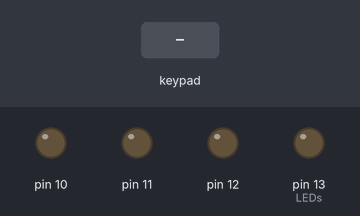
Simulated run of this sketch. Board: Arduino Uno, built with avr-gcc and run on an emulated ATmega328P. Parts: output pins drawn as LEDs (lit = HIGH). Wiring (inferred from the names in the program): 4×3 keypad with keys 1 2 3 4 5 6 7 8 9 * 0 #: rows pin 3, pin 4, pin 5, pin 6; columns pin 7, pin 8, pin 9. The inputs (shaded band) are chosen by the test bench. Pins used as bus, display or sensor lines are not drawn.

Above: at 1.2 s.
1.3 s: key '2' pressed
At 1.4 s:
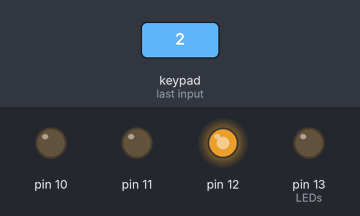
3.0 s: keypad keys 2 5 pressed 0.4 s apart
At 3.5 s:
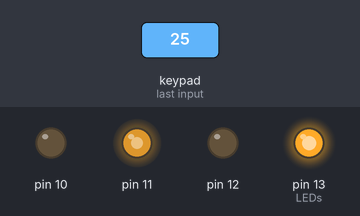
6.0 s: key '3' pressed
At 7.2 s:
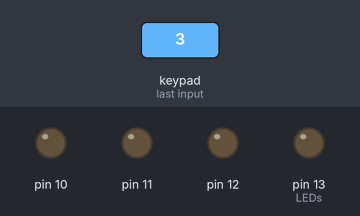
7.6 s: key '4' pressed
At 7.7 s:
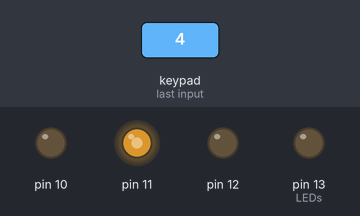
9.1 s: key '5' pressed
At 10.3 s:
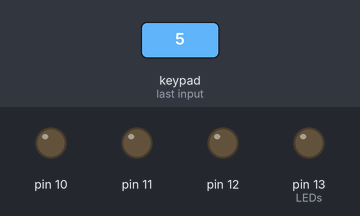
10.6 s: key '6' pressed
At 10.7 s:
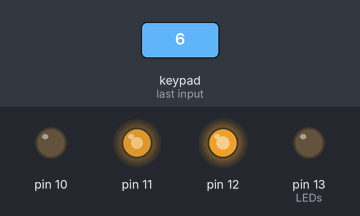
Timing chart, 0 to 13.3 s (numbered marks = the images above; inputs shaded):
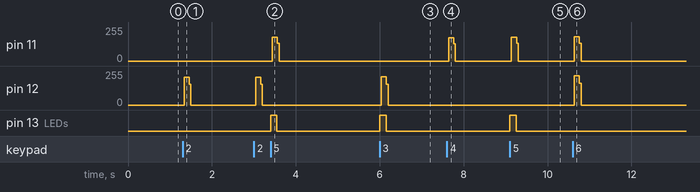

The sketch:

key_input.ino
```cpp
int R1=3,R2=4,R3=5,R4=6,C1=7,C2=8,C3=9;
int rows[]={R1,R2,R3,R4};
int columns[]={C1,C2,C3};
int keys[4][3]={{1,2,3},{4,5,6},{7,8,9},{'*',0,'#'}};
void setup() {
  // put your setup code here, to run once:
  pinMode (R1,OUTPUT);pinMode (R2,OUTPUT);pinMode (R3,OUTPUT);pinMode (R4,OUTPUT); // rows
  pinMode (C1,INPUT);pinMode (C2,INPUT);pinMode (C3,INPUT); // columns
  pinMode(10,OUTPUT);pinMode(11,OUTPUT);pinMode(12,OUTPUT);pinMode(13,OUTPUT); //LEDs

}
void loop() {
  // put your main code here, to run repeatedly:
  led(); //calling the led function repeatedly
}
int keyInput() {
    //Scanning the keypad repeatedly to check whether a key is pressed
    for (int r=0; r<=3; r++){ // set all row pins to HIGH
      digitalWrite(rows[r],HIGH);
    }
    for (int r=0; r<=3; r++){
       digitalWrite(rows[r],LOW); // set the current row pin to LOW

      for (int c=0; c<=2; c++){
        digitalWrite(columns[c],HIGH); // set the column pins to HIGH initially
        if ((digitalRead(columns[c])==0) and (digitalRead(rows[r])==0)) { // while the current row pin is LOW check whether if any column pin is LOW
          int pressed=keys[r][c]; // obtain the pressed key
          if (pressed!=42 and pressed!=35){ // if a number is pressed
            return pressed;} // return the pressed key
          else{ // if '*' or '#' is pressed
            return 100;}
          }
        }
      digitalWrite(rows[r],HIGH); // set the current pin again to HIGH
      }
      return 100; // if a key is not pressed return 100
}

void led(){
   int key= keyInput(); // obtaining the pressed key byt callig the keyInput function
   if (key==100){   // if a key is not pressed turn off all the LEDs
    digitalWrite(10,LOW);
    digitalWrite(11,LOW);
    digitalWrite(12,LOW);
    digitalWrite(13,LOW);
     }
   else{
    int binary[4]={0,0,0,0};
    for (int i=3; i>=0 ;i--){  // convert the pressed key from decimal to binary
      binary[i]=key%2;
      key=key/2;
      for (int i=0; i<=3; i++){ // turn on or off the 4 LEDs according to the binary number
        if (binary[i]==0){
          digitalWrite(i+10,LOW);
          }
        else{
          digitalWrite(i+10,HIGH);
            }
           }
         }
      }
   }
```

Measured:
- after the input at 1.3 s, pin 12: 0/255 → 210/255 at once, → 0/255 0.12 s later
- after the input at 3.0 s, pin 11: 0/255 → 178/255 after 0.44 s, → 0/255 0.12 s later; pin 12: 0/255 → 210/255 at once, → 0/255 0.12 s later; pin 13 (LEDs): LOW → HIGH after 0.40 s, → LOW 0.15 s later
- after the input at 6.0 s, pin 12: 0/255 → 211/255 at once, → 0/255 0.12 s later; pin 13 (LEDs): LOW → HIGH at once, → LOW 0.15 s later
- after the input at 7.6 s, pin 11: 0/255 → 175/255 at once, → 0/255 0.12 s later
- after the input at 9.1 s, pin 11: 0/255 → 178/255 at once, → 0/255 0.12 s later; pin 13 (LEDs): LOW → HIGH at once, → LOW 0.15 s later
- after the input at 10.6 s, pin 11: 0/255 → 181/255 at once, → 0/255 0.12 s later; pin 12: 0/255 → 218/255 at once, → 0/255 0.12 s later
